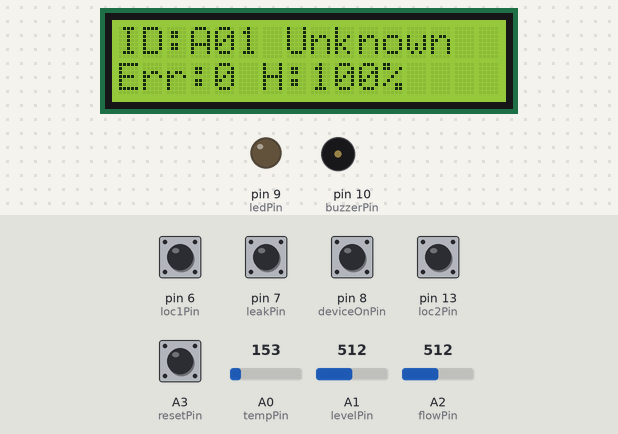
The sketch below on a simulated Arduino Uno, built with avr-gcc and run on an emulated ATmega328P. Parts: 16×2 character LCD, output pins drawn as LEDs (lit = HIGH), buzzer (waves = sounding). The inputs (shaded band) are chosen by the test bench; at power-on: A3 (resetPin), pin 6 (loc1Pin), pin 7 (leakPin), pin 8 (deviceOnPin), pin 13 (loc2Pin) HIGH, A0 (tempPin) = 153, A1 (levelPin) = 512, A2 (flowPin) = 512.

Above: at 2.7 s.
2.8 s: A0 (tempPin) set to 193
At 3.79 s:
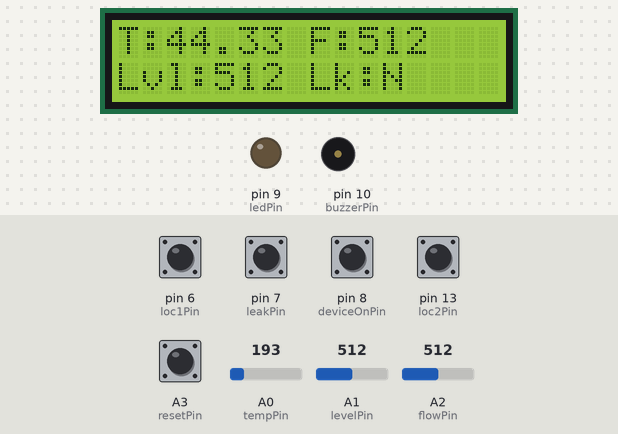
8.8 s: A0 (tempPin) set to 218
At 11.6 s:
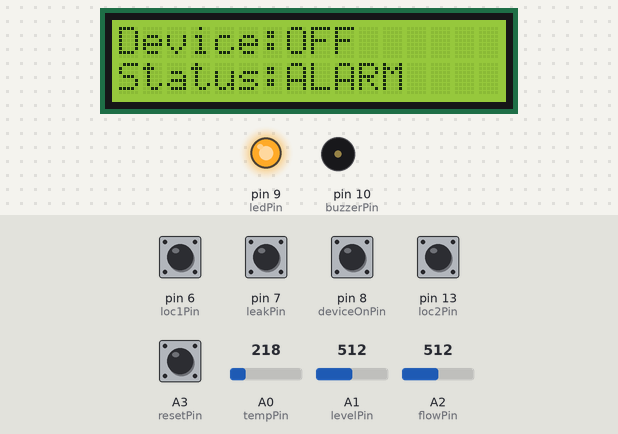
12.5 s: pin 6 (loc1Pin) pulled LOW for 2.35 s
At 15.0 s:
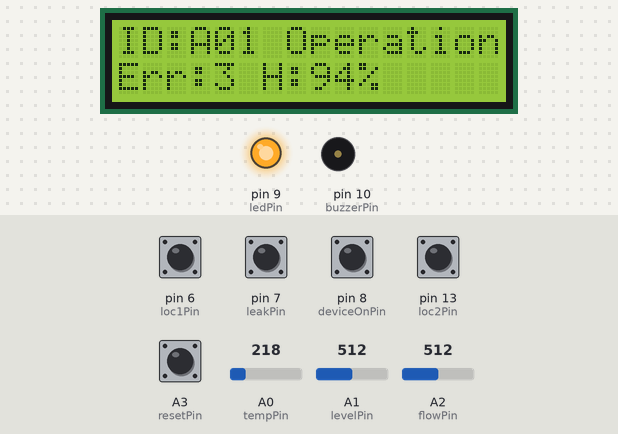
16.3 s: pin 7 (leakPin) pulled LOW for 2.35 s
At 18.82 s:
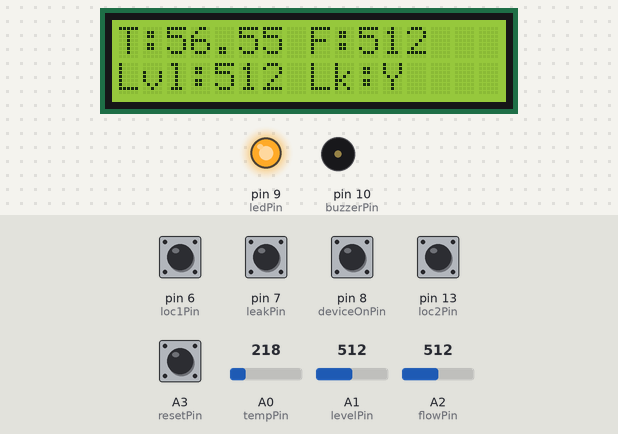
20.1 s: pin 8 (deviceOnPin) pulled LOW for 2.35 s
At 22.6 s:
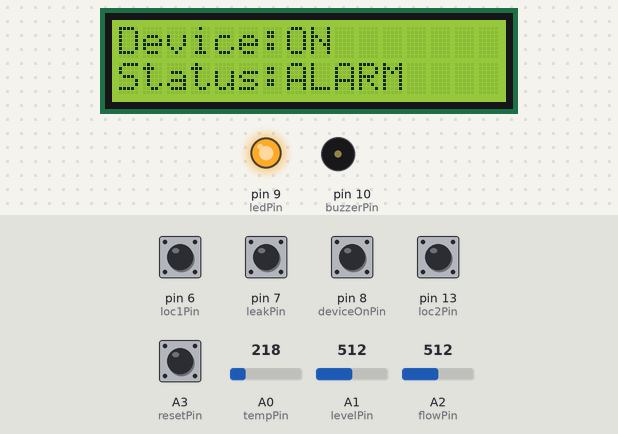
24.3 s: pin 13 (loc2Pin) pulled LOW for 2.35 s
At 25.8 s:
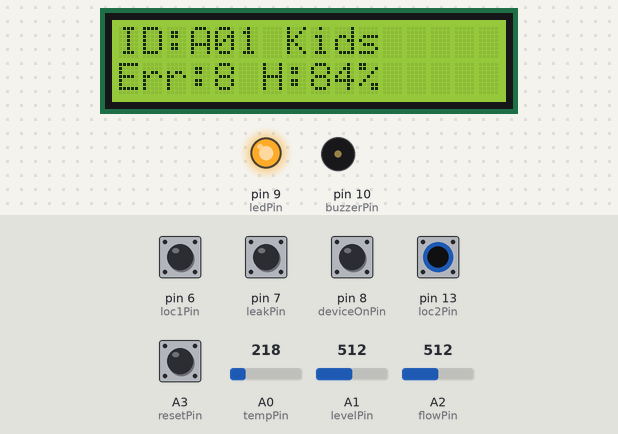
Timing chart, 0 to 28.8 s (numbered marks = the images above; inputs shaded):
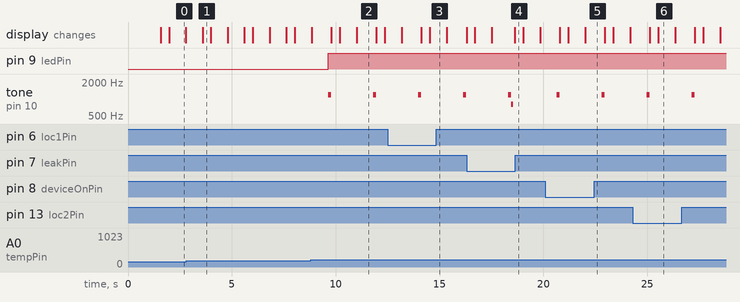

Measured:
- the behaviour switches between 204 and 205 on A0 (tempPin) (found by bisection; images 1 and 2)
- after the input at 8.8 s, pin 9 (ledPin): LOW → HIGH after 0.84 s; tone on pin 10 (buzzerPin): alternates 1200 Hz for 0.15 s and silent for 2.0 s, starting after 0.84 s
- after the input at 12.5 s, the display: first differs from a run without the input after 2.0 s (image 3)
- after the input at 20.1 s, the display: first differs from a run without the input after 1.9 s (image 5)
- after the input at 24.3 s, the display: first differs from a run without the input after 1.2 s (image 6)
- what the display in image 0 shows lasts 0.8 s, from 2.0 s to 2.8 s
- what the display in image 1 shows lasts 0.4 s, from 3.6 s to 4.0 s

The sketch:

sensor_class_a1.ino
```cpp
#include <LiquidCrystal.h>

LiquidCrystal lcd(12, 11, 5, 4, 3, 2);

const int tempPin = A0;
const int levelPin = A1;
const int flowPin  = A2;
const int leakPin  = 7;

const int deviceOnPin = 8;
const int resetPin    = A3;

const int loc1Pin = 6;   // زر 1 = Operation
const int loc2Pin = 13;  // زر 2 = Kids

const int ledPin   = 9;
const int buzzerPin = 10;

String deviceID = "A01";
int errorCount = 0;
unsigned long lastAlarm = 0;

void setup() {
  Serial.begin(9600);
  lcd.begin(16, 2);

  pinMode(leakPin, INPUT_PULLUP);
  pinMode(deviceOnPin, INPUT_PULLUP);
  pinMode(resetPin, INPUT_PULLUP);

  pinMode(loc1Pin, INPUT_PULLUP);
  pinMode(loc2Pin, INPUT_PULLUP);

  pinMode(ledPin, OUTPUT);
  pinMode(buzzerPin, OUTPUT);

  lcd.setCursor(0,0);
  lcd.print("Class A System");
  delay(1500);
}

void loop() {

  int tempRaw = analogRead(tempPin);
  float voltage = tempRaw * (5.0 / 1023.0);
  float tempC = (voltage - 0.5) * 100.0;

  int waterLevel = analogRead(levelPin);
  int waterFlow = analogRead(flowPin);

  bool leak = (digitalRead(leakPin) == LOW);
  bool deviceOn = (digitalRead(deviceOnPin) == LOW);

  int sw1 = digitalRead(loc1Pin);
  int sw2 = digitalRead(loc2Pin);

  int locCode = 0;
  if (sw1 == LOW) locCode += 1;
  if (sw2 == LOW) locCode += 2;

  String location = "Unknown";
  if(locCode == 1) location = "Operation";
  if(locCode == 2) location = "Kids";
  if(locCode == 3) location = "ICU";

  bool alarm = false;
  if (tempC > 50) alarm = true;
  if (waterLevel < 200) alarm = true;
  if (waterFlow < 100) alarm = true;
  if (leak) alarm = true;

  if (alarm) {
    errorCount++;
    lastAlarm = millis();
  }

  if (digitalRead(resetPin) == LOW) {
    errorCount = 0;
  }

  int health = 100 - (errorCount * 2);
  if (health < 0) health = 0;

  // -----------------------------
  // 🔥 نغمة إنذار متغيّرة حسب نوع المشكلة
  // -----------------------------
  if (alarm) {

    digitalWrite(ledPin, HIGH);

    // حرارة عالية
    if (tempC > 50) {
      tone(buzzerPin, 1200, 150);
      delay(150);
    }

    // تسرب ماء
    if (leak) {
      tone(buzzerPin, 800, 80);
      delay(80);
      noTone(buzzerPin);
      delay(80);
    }

    // تدفق منخفض
    if (waterFlow < 100) {
      tone(buzzerPin, 600, 300);
      delay(300);
    }

    // مستوى ماء منخفض
    if (waterLevel < 200) {
      tone(buzzerPin, 400, 500);
      delay(500);
    }

  } else {
    digitalWrite(ledPin, LOW);
    noTone(buzzerPin);
  }

  // -----------------------------
  // شاشات العرض
  // -----------------------------

  lcd.clear();
  lcd.setCursor(0,0);
  lcd.print("T:");
  lcd.print(tempC);
  lcd.print(" F:");
  lcd.print(waterFlow);

  lcd.setCursor(0,1);
  lcd.print("Lvl:");
  lcd.print(waterLevel);
  lcd.print(" Lk:");
  lcd.print(leak ? "Y" : "N");

  delay(400);

  lcd.clear();
  lcd.setCursor(0,0);
  lcd.print("ID:");
  lcd.print(deviceID);
  lcd.print(" ");
  lcd.print(location);

  lcd.setCursor(0,1);
  lcd.print("Err:");
  lcd.print(errorCount);
  lcd.print(" H:");
  lcd.print(health);
  lcd.print("%");

  delay(800);

  lcd.clear();
  lcd.setCursor(0,0);
  lcd.print("Device:");
  lcd.print(deviceOn ? "ON " : "OFF");

  lcd.setCursor(0,1);
  lcd.print("Status:");
  lcd.print(alarm ? "ALARM" : "OK");

  delay(800);
}
```
